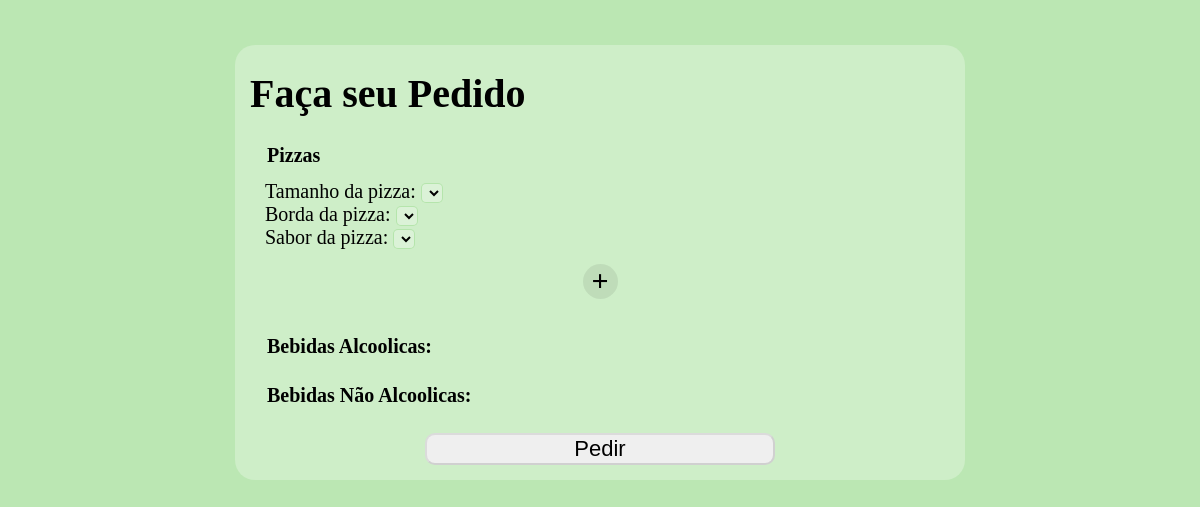
Page /pedido on the earlier database version.
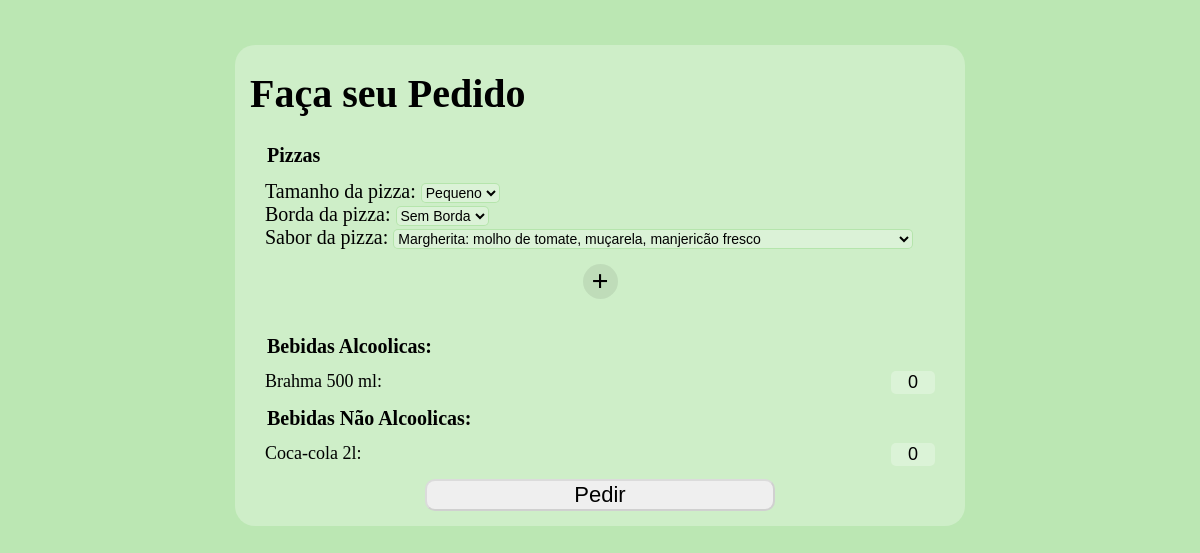
Same page on the later database version.
### tables this page shows
CREATE TABLE Bebida (
    id_beb      INTEGER PRIMARY KEY,
    nome        TEXT NOT NULL,
    alcoolica   BOOLEAN NOT NULL,
    descricao   TEXT NOT NULL,
    volume      TEXT NOT NULL,
    preco       REAL NOT NULL
);

### main.py (the view)
@app.route('/pedido')
def pedido(id=1):
    sabores = Sabor().get_all()
    tam = Tamanho().get_all()
    bebidas = Bebida().get_all()
    bordas = Borda().get_all()
    return render_template('pedido.html', piz_nome=piz_nome, tam=tam, sabores=sabores, bordas=bordas, bebidas=bebidas)

### models/Bebida.py (called while the page is built)
    def get_all(self):
        query = """
        SELECT * FROM Bebida
        """
        self.execute(query)
        return self.cur.fetchall()

### models/Pizza.py (called while the page is built)
    def get_all(self):
        query = """
        SELECT * FROM Sabor
        """
        self.execute(query)
        return self.cur.fetchall()

    def get_all(self):
        query = """
        SELECT * FROM Borda
        """
        self.execute(query)
        return self.cur.fetchall()

    def get_all(self):
        query = """
        SELECT * FROM Tamanho
        """
        self.execute(query)
        return self.cur.fetchall()

### models/__init__.py (called while the page is built)
    def execute(self, *new_data):
        self.cur.execute(*new_data)

    def __del__(self):
        self.cur.close()
        self.connection.close()

### templates/pedido.html (shortened to what this page needs)
<!DOCTYPE html>
<html>
  <head>
  </head>
  <body>
    <div class="all">
      <h1>Faça seu Pedido</h1>
      <form action="/login" method="post">
          <fieldset>
            <legend>Pizzas</legend>
            <div class="pizza" id="pizza_1">
              <label for="tamanho">Tamanho da pizza:</label>
              <select id="tamanho" name="tamanho">
                  {% for tamanho in tam %}
                  <option value="{tamanho[0]}">{{tamanho[1]}}</option>
                  {% endfor %}
              </select></br>
              <label for="borda">Borda da pizza:</label>
              <select id="borda" name="borda">
                  {% for borda in bordas %}
                  <option value="{borda[0]}">{{borda[1]}}</option>
                  {% endfor %}
              </select></br>
              <label for="email">Sabor da pizza:</label>
              <select id="sabor" name="sabor">
                  {% for sabor in sabores %}
                  <option value="{sabor[0]}">{{sabor[2]}}: {{sabor[3]}}</option>
                  {% endfor %}
              </select>
            </div>
            <div id="plus">+</div>
          </fieldset>
          <br/>
          <fieldset>
              <legend>Bebidas Alcoolicas:</legend>
              {% for bebida in bebidas if bebida[2] %}
              <div class="bebida">
                <label class="beb" for="beb_{{bebida[0]}}" >{{bebida[1]}} {{bebida[4]}}:</label>
                <input class="beb" type="number" name="beb_{{bebida[0]}}" alt="{{bebida[3]}}" id="beb_{{bebida[0]}}" value=0 min=0 required>
              </div>
              {% endfor %}
          </fieldset>
          <fieldset>
              <legend>Bebidas Não Alcoolicas:</legend>
              {% for bebida in bebidas if not bebida[2]%}
              <div class="bebida">
                <label class="beb" for="beb_{{bebida[0]}}" >{{bebida[1]}} {{bebida[4]}}:</label>
                <input class="beb" type="number" name="beb_{{bebida[0]}}" alt="{{bebida[3]}}" id="beb_{{bebida[0]}}" value=0 min=0 required>
              </div>
              {% endfor %}
          </fieldset>
          <button type="submit">Pedir</button>
      </form>
    </div>
  </body>
</html>

### templates/pedido.html (style rules this page uses)
body { align-items: center; display: block; background-color: #8bd67d94; font-size: 20px; }
h1 { margin-top: 10px; }
form { display: grid; }
.beb { font-size: 0.9em; }
label.beb { width: 150px; box-sizing: border-box; display: inline-block; }
input.beb { width: 40px; border: None; background-color: #ffffff45; border-radius: 5px; border-color: #8bd67d79; text-align: end; }
select { background-color: #ffffff45; border-radius: 5px; border-color: #8bd67d79; font-size: 0.7em; }
fieldset { border: None; padding: 13px; }
legend { font-weight: bolder; }
div.all { width: 700px; align-content: center; margin: auto; margin-top: 45px; background-color: #ffffff45; padding: 15px; border-radius: 20px; }
#plus { margin: auto; display: block; text-align: center; background-color: #00000013; font-size: 30px; font-weight: bolder; vertical-align: middle; width: 35px; height: 35px; border-radius: 100%; margin-top: 15px; user-select: none; cursor: pointer; }
div.bebida { justify-content: space-between; display: flex; }
button { width: 50%; font-size: 1.1em; text-align: center; margin: auto; border-radius: 10px; border-color: #00000021; cursor: pointer; }

Differences in the rows shown:
added Bebida: nome "Brahma", volume "500 ml", shown under "Bebidas Alcoolicas:"
added Bebida: nome "Coca-cola", volume "2l", shown under "Bebidas Não Alcoolicas:"
Other differences:
form field tamanho: (not shown) → "Pequeno"
form field borda: (not shown) → "Sem Borda"
form field sabor: (not shown) → "Margherita: molho de tomate, muçarela, manjericão fresco"
